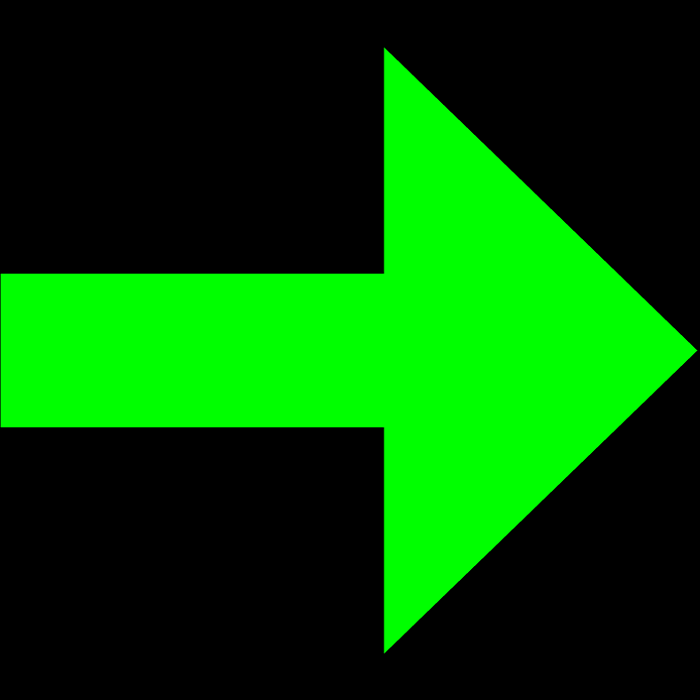
#> input picture Visao/Reconhecimento de Sinais/pDireita.png, 700 x 700 px
$ python Reconhecimento_Sinais.py
#> lines starting #> are read from the running program, lines starting #| are printed output that depends on the picture
import cv2
import numpy as np

############# PARÂMETROS #############
gaussian_m = 5                       # Linhas e colunas na matriz para gaussian blur.
escala = 0.5                         # Escala da primeira imagem que se pretende em relação à importada.
N_reducoes = 2                       # Número de reduções de cada imagem por piramidização.
######################################

################## IMAGENS A IMPORTAR E INFORMAÇÕES RELATIVAS ##########################

# Biblioteca com nomes dos ficheiros de imagens a importar e correspondente significado.
dict_sinais_identificar = {'pDireita': 'Direita',
                      'pEsquerda': 'Esquerda',
                      'pFrente': 'Frente',
                      'pMeta': 'Meta',
                      'pParque': 'Parque',
                      'pStop': 'Stop',
                      's01': 'Perigos Vários',
                      's11': 'Depressão',
                      's21': 'Animais',
                      's31': 'Passagem Estreita',
                      's02': 'Parque de Estacionamento',
                      's12': 'Limite de Velocidade Recomendado: 60',
                      's22': 'Hospital',
                      's32': 'Passadeira',
                      's03': 'Seguir para a Esquerda',
                      's13': 'Ligar Médios',
                      's23': 'Rotunda',
                      's33': 'Via para Transportes Públicos'
                      }

# Lista dos nomes dos ficheiros. É a lista de chaves para as bibliotecas que vão ser usadas.
lchave = []

# Lista com as imagens que vão ficar associadas a cada chave.
lvalor = []

# Lista com as dimensões de cada imagem: importadas e derivadas.
ldim = []

# Lista com o tipo de sinal de cada imagem. Função para proceder à distinção dos tipos de sinal através do nome.
ltipo = []

# Lista com a cor a ser associada à deteção de cada imagem.
lcor = []

# Lista da descrição do sinal.
ldescricao = []

# Função para proceder à distinção dos tipos de sinal através do seu nome, assim como da cor associada.
def def_tipo_cor(nome):
    tipo = ''
    cor = ''
    if nome[0] == 'p':
        tipo = 'Painel'
        cor = 'yellow'
    elif nome[0] == 's':
        if nome[2] == '1':
            tipo = 'Sinal de Perigo'
            cor = 'red'
        elif nome[2] == '2':
            tipo = 'Sinal de Informação'
            cor = 'green'
        elif nome[2] == '3':
            tipo = 'Sinal de Obrigação'
            cor = 'blue'
    return tipo, cor

# Biblioteca das cores a serem usadas.
dict_cores = { 'red': (0,0,255), 'green': (0,255,0), 'blue': (255,0,0), 'yellow': (0,255,255) }

# Criação das bibliotecas a serem usadas no processamento de vídeo.
for i in dict_sinais_identificar.keys():                           # Para cada nome de imagem da Biblioteca de sinais a identificar:
    chave = i + '_0'                                               # - Atribui o nome ... à primeira (original);
    valor = cv2.imread(i + '.png', cv2.IMREAD_GRAYSCALE)           # -- Importa a imagem correspondente em escala de cinzas;
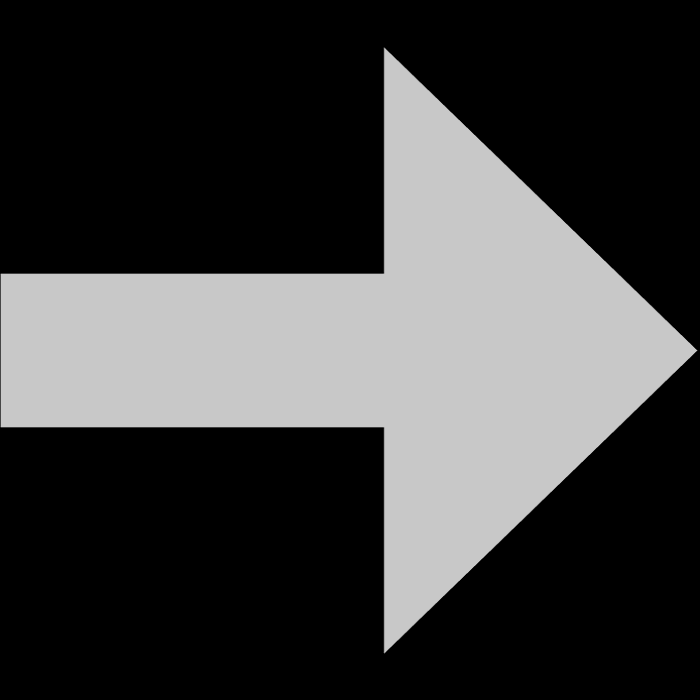
#> valor: shape (700, 700); min 0, max 200, mean 62.8
    w = int(valor.shape[1] * escala)                               # -- Calcula as dimensões pretendidas para a imagem tendo em consideração a escala escolhida
#> w = 350
    h = int(valor.shape[0] * escala)                               #   e que a original tem 700x700px. Nota:.shape = (altura , largura);
#> h = 350
    dim = (w, h)                                                   # -- Compila as dimensões em "dim"
#> dim = (350, 350)
    valor = cv2.resize(valor, dim)                                 # -- Aplica as dimensões: dim = (largura,altura);
#> valor: shape (350, 350)
    tipo, cor = def_tipo_cor(i)                                    # -- Caracteriza o sinal quanto ao tipo e cor de deteção
    descricao = dict_sinais_identificar.get(i)                     # -- Guarda a descrição correspondente ao sinal

    lchave.append(chave)                                           # -- acrescenta chave à lista de chaves
    ldim.append(dim)                                               # -- acrescenta dim à lista de dimensões das imagens
    lvalor.append(valor)                                           # -- acrescenta valor à lista de valores(imagens)
    lcor.append(cor)                                               # -- acrescenta cor à lista de cores
    ltipo.append(tipo)                                             # -- acrescenta tipo à lista de tipos
    ldescricao.append(descricao)                                   # -- acrescenta descrição à lista de descrições

    for n in range(N_reducoes):                                    # - Para cada redução da original
        chave = i + '_' + str(n+1)                                 # -- Atribui nome
        valor = cv2.pyrDown(valor)                                 # -- Faz a respetiva redução
        w = valor.shape[1]                                         # -- Verifica as dimensões
        h = valor.shape[0]                                         #    e
        dim = (w, h)                                               #    grava-as em "dim"

        lchave.append(chave)                                       # -- acrescenta chave à lista de chaves
        ldim.append(dim)                                           # -- acrescenta dim à lista de dimensões das imagens
        lvalor.append(valor)                                       # -- acrescenta cor à lista de cores
        lcor.append(cor)                                           # -- acrescenta cor à lista de cores
        ltipo.append(tipo)                                         # -- acrescenta tipo à lista de tipos
        ldescricao.append(descricao)                               # -- acrescenta descrição à lista de descrições
#> this loop made 2 passes
#> pass 2, `valor = cv2.pyrDown(valor)`:
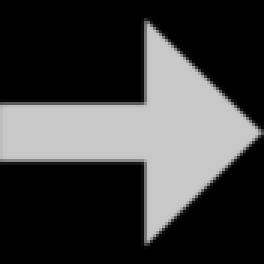
#> valor: shape (88, 88) (shown 3 times larger); min 0, max 200, mean 62.3
#> after the loop, lchave = ['pDireita_0', 'pDireita_1', 'pDireita_2']; lcor = ['yellow', 'yellow', 'yellow']; ldescricao = ['Direita', 'Direita', 'Direita']; ldim = [(350, 350), (175, 175), (88, 88)]; ltipo = ['Painel', 'Painel', 'Painel']; lvalor = 3 items
#> pass 2 of the loop `for i in dict_sinais_identificar.keys():`:
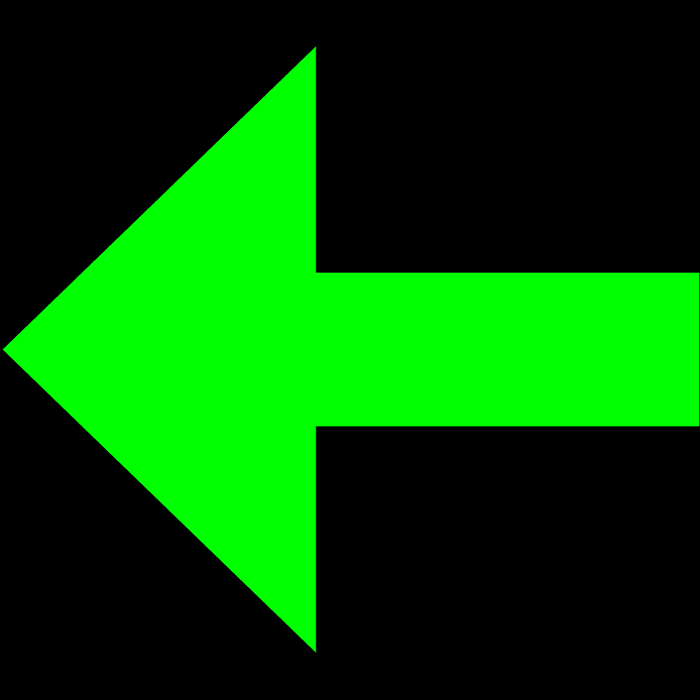
#> input picture Visao/Reconhecimento de Sinais/pEsquerda.png, 700 x 700 px
#> `valor = cv2.imread(i + '.png', cv2.IMREAD_GRAYSCALE)`:
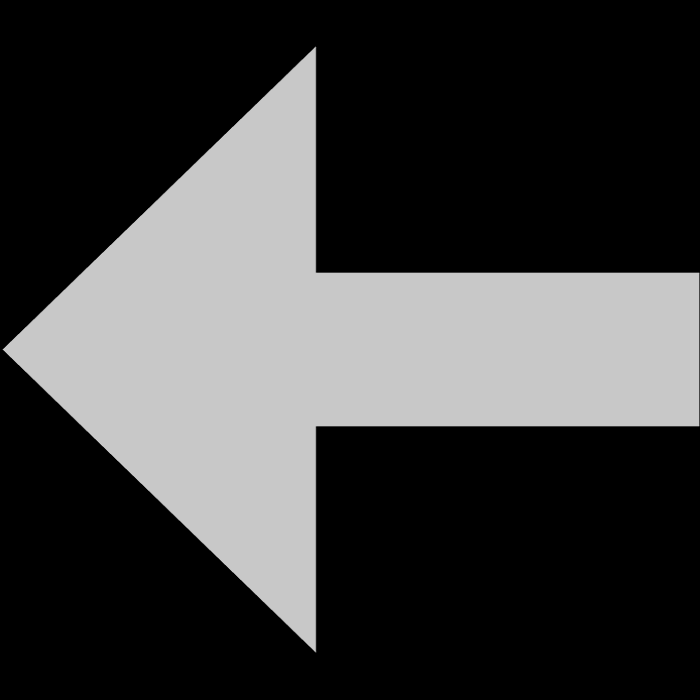
#> valor: shape (700, 700); min 0, max 200, mean 62.8
#> the loop `for n in range(N_reducoes):` made 2 passes
#> pass 2, `valor = cv2.pyrDown(valor)`:
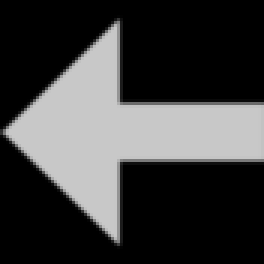
#> valor: shape (88, 88) (shown 3 times larger); min 0, max 200, mean 62.2
#> after the loop `for n in range(N_reducoes):`: lchave = ['pDireita_0', 'pDireita_1', 'pDireita_2', 'pEsquerda_0', 'pEsquerda_1', 'pEsquerda_2']; lcor = ['yellow', 'yellow', 'yellow', 'yellow', 'yellow', 'yellow']; ldescricao = ['Direita', 'Direita', 'Direita', 'Esquerda', 'Esquerda', 'Esquerda']; ldim = [(350, 350), (175, 175), (88, 88), (350, 350), (175, 175), (88, 88)]; ltipo = ['Painel', 'Painel', 'Painel', 'Painel', 'Painel', 'Painel']; lvalor = 6 items
#> pass 3 of the loop `for i in dict_sinais_identificar.keys():`:
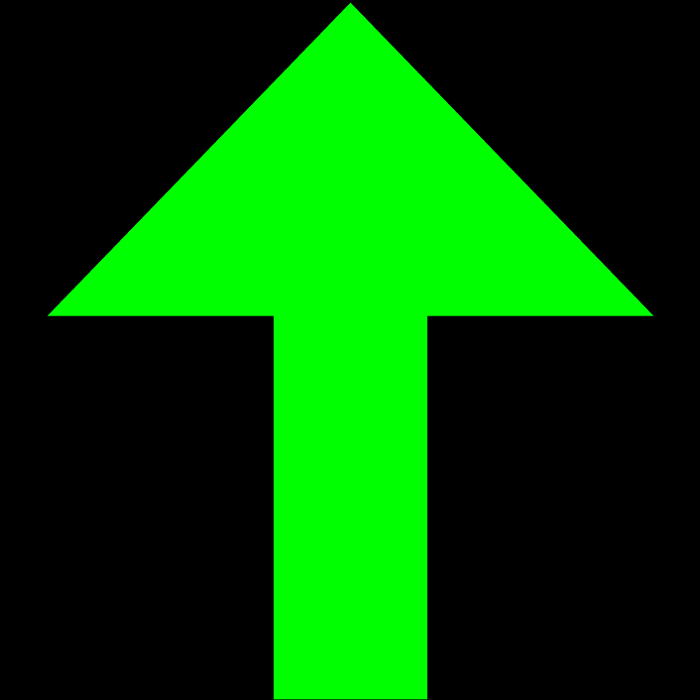
#> input picture Visao/Reconhecimento de Sinais/pFrente.png, 700 x 700 px
#> `valor = cv2.imread(i + '.png', cv2.IMREAD_GRAYSCALE)`:
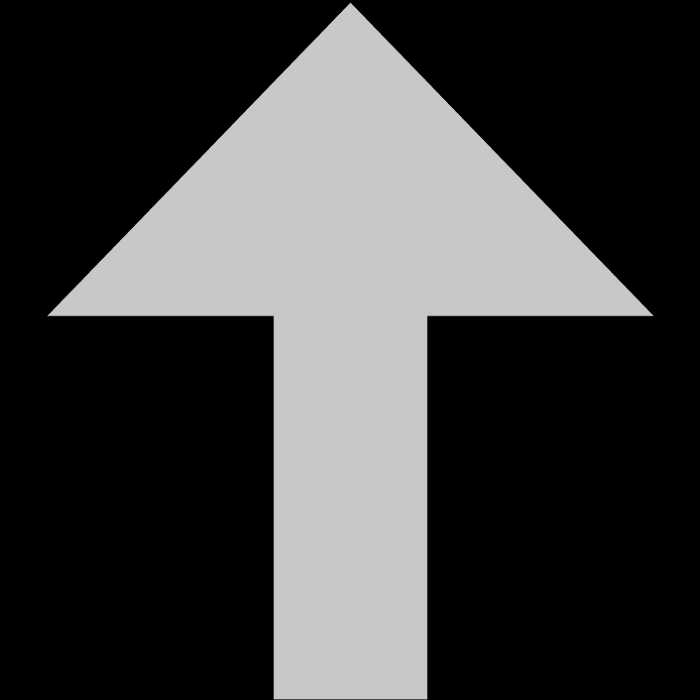
#> valor: shape (700, 700); min 0, max 200, mean 62.8
#> the loop `for n in range(N_reducoes):` made 2 passes
#> pass 2, `valor = cv2.pyrDown(valor)`:
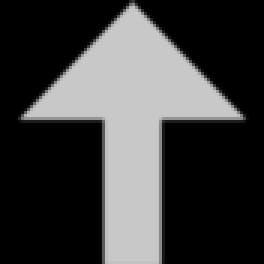
#> valor: shape (88, 88) (shown 3 times larger); min 0, max 200, mean 62.2
#> after the loop `for n in range(N_reducoes):`: lchave = ['pDireita_0', 'pDireita_1', 'pDireita_2', 'pEsquerda_0', 'pEsquerda_1', 'pEsquerda_2', 'pFrente_0', 'pFrente_1', 'pFrente_2']; lcor = ['yellow', 'yellow', 'yellow', 'yellow', 'yellow', 'yellow', 'yellow', 'yellow', 'yellow']; ldescricao = ['Direita', 'Direita', 'Direita', 'Esquerda', 'Esquerda', 'Esquerda', 'Frente', 'Frente', 'Frente']; ldim = [(350, 350), (175, 175), (88, 88), (350, 350), (175, 175), (88, 88), (350, 350), (175, 175), (88, 88)]; ltipo = ['Painel', 'Painel', 'Painel', 'Painel', 'Painel', 'Painel', 'Painel', 'Painel', 'Painel']; lvalor = 9 items
#> (the run stopped early here; a loop or call above may not have finished)
